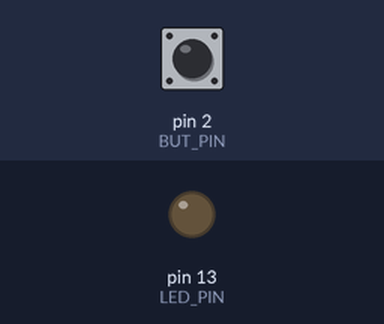
A sketch run on a simulated Arduino Uno, built with avr-gcc and run on an emulated ATmega328P. Parts: output pins drawn as LEDs (lit = HIGH). Inputs (shaded band) come from the test bench; at power-on: pin 2 (BUT_PIN) LOW.

Above: at 1.2 s.
1.3 s: pin 2 (BUT_PIN) pulled HIGH for 0.15 s
At 1.37 s:
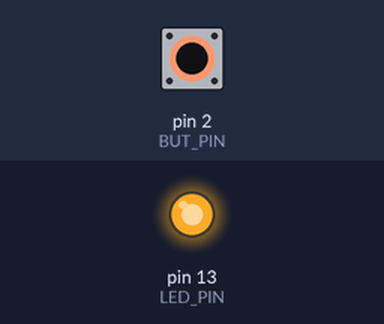
2.9 s: pin 2 (BUT_PIN) pulled HIGH for 3.2 s
At 6.5 s:
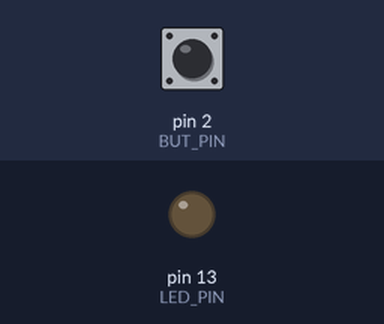
Timing chart, 0 to 8.0 s (numbered marks = the images above; inputs shaded):
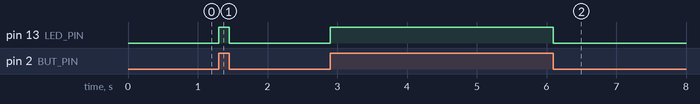

Measured:
- after the input at 1.3 s, pin 13 (LED_PIN): LOW → HIGH at once, → LOW 0.15 s later
- after the input at 2.9 s, pin 13 (LED_PIN): LOW → HIGH at once, → LOW 3.2 s later

The sketch:

HW-input.ino
```cpp
#define LED_PIN 13
#define BUT_PIN 2

void setup () {
	pinMode(LED_PIN, OUTPUT);
	pinMode(BUT_PIN, INPUT); //Enable pin 2 to digital input
}

void loop () {
	int but = digitalRead(BUT_PIN); //Read button state
	digitalWrite(LED_PIN, but); 	//Copy button state to LED
}
```
